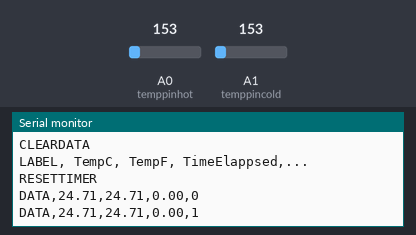
Recording of a sketch running on a simulated Arduino Uno, built with avr-gcc and run on an emulated ATmega328P. Shown: the last lines printed to the serial monitor. Inputs (shaded band) come from the test bench; at power-on: A0 (temppinhot) = 153, A1 (temppincold) = 153.

Above: at 1.8 s.
1.9 s: A0 (temppinhot) set to 165
At 2.8 s:
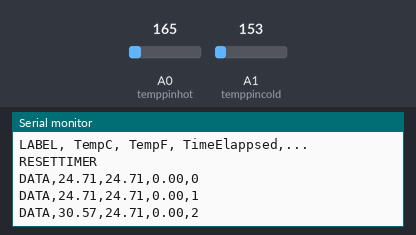
3.4 s: A1 (temppincold) set to 165
At 4.7 s:
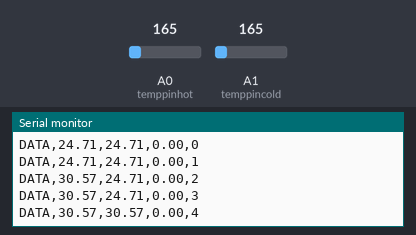
4.9 s: A0 (temppinhot) set to 175
At 5.7 s:
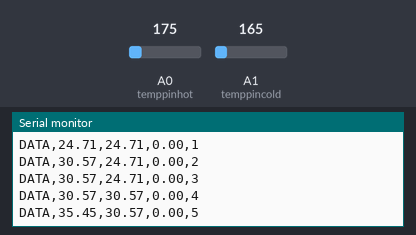
6.4 s: A1 (temppincold) set to 175
At 7.4 s:
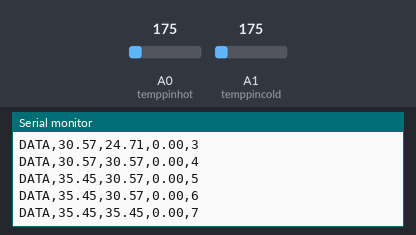
Timing chart, 0 to 8.9 s (numbered marks = the images above; inputs shaded):
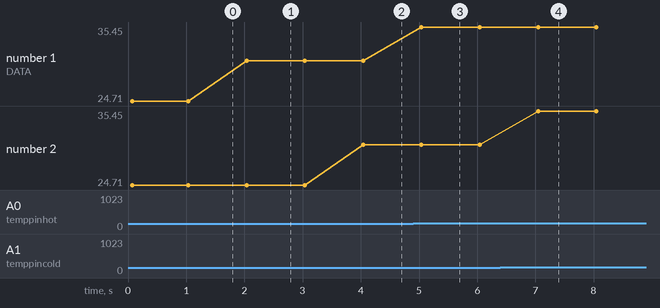

Measured:
- after the input at 1.9 s, the serial monitor: prints a new line after 0.14 s (image 1)
- after the input at 3.4 s, the serial monitor: prints a new line after 0.64 s (image 2)
- after the input at 4.9 s, the serial monitor: prints a new line after 0.14 s (image 3)
- after the input at 6.4 s, the serial monitor: prints a new line after 0.65 s (image 4)
- plotted number 1: 24.71 → 30.57 after the input at 1.9 s, 30.57 → 35.45 after the input at 4.9 s

The sketch:

two__Temp_reading.ino
```cpp
//assigning variables
int temppinhot=0;
int temppincold=1;
int sensorValue=2;//using analog pin 0


void setup() {
Serial.begin(9600);
Serial.println("CLEARSHEET");  //setup so PLX-DAQ recieves data.
Serial.println("CLEARDATA");   //aka talking to PLX-DAQ
Serial.println("LABEL, TempC, TempF, TimeElappsed,...");
Serial.println("RESETTIMER");
}

void loop() {
 Serial.print("DATA,"); //PLX-DAQ no knows that it will recieve data
unsigned long ElapsedTime=millis(); //Reads how much time has elapsed since the beggining of he experiment
ElapsedTime=ElapsedTime*0.001; //convert milliseconds to seconds
//analogReference (INTERNAL); //For the better precision, use internal reference (1.1V instead of 5V)
int temphot=analogRead(temppinhot); //Readiag data from the sensor. Stored as a 10bit number
float voltagehot = temphot * 5.0/1024; //Converting 10bit number to the temperature.
float tempChot=(voltagehot - 0.5) * 100;
int tempcold=analogRead(temppincold); //Readiag data from the sensor. Stored as a 10bit number
float voltagecold = tempcold * 5.0/1024; //Converting 10bit number to the temperature.
float tempCcold=(voltagecold - 0.5) * 100;
//1.1*temp/1024 - convert 10bit number to voltage
//Each degree rise results a 10 millivolt increase
//so multiply by 1000 to convert to milivolts and devide by 10 to convet to degrees celsius.
//float tempF=((tempC*9/5)+32); //Convert to Fahrenheit
float voltage=sensorValue * 5 / 1024;

Serial.print(  tempChot ); //print the temp in Celsius
Serial.print(",");
Serial.print(  tempCcold); //print temp in Fahrenheit
Serial.print(",");
Serial.print( voltage );
Serial.print(",");
Serial.println(  ElapsedTime); //print how much time elapsed since the begginign of the experiment
//separate data print outs with by comma, so PLX-DAQ recognizes it as separate data
delay(1000); //repeat the loop every second (take data every second)

}
```
